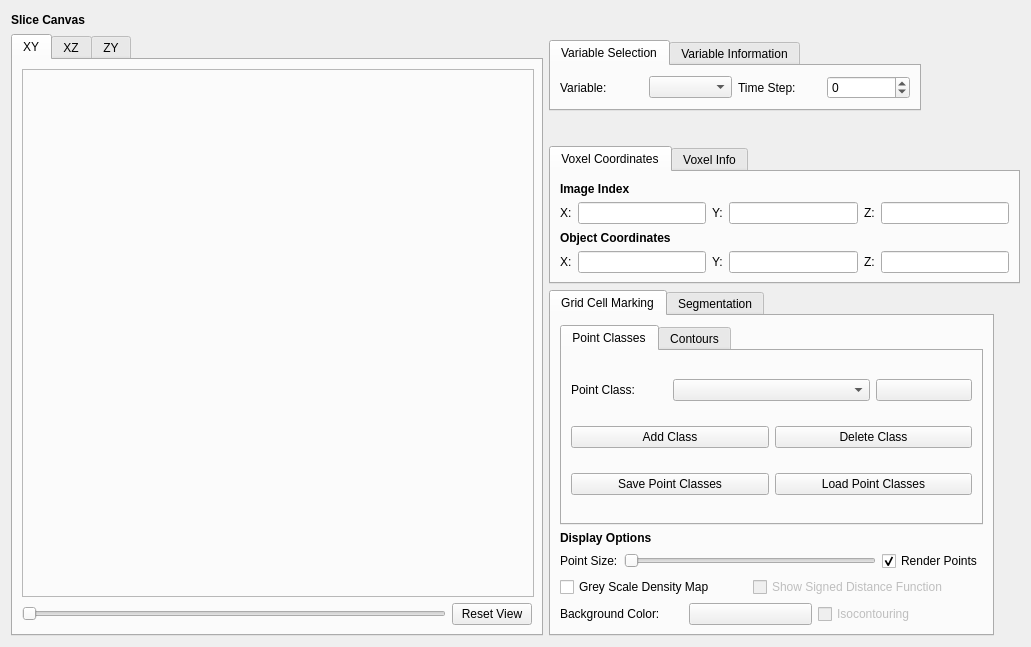
<?xml version="1.0" encoding="UTF-8"?>
<ui version="4.0">
 <class>VolumeGridRoverBase</class>
 <widget class="QWidget" name="VolumeGridRoverBase">
  <property name="geometry">
   <rect>
    <x>0</x>
    <y>0</y>
    <width>1029</width>
    <height>647</height>
   </rect>
  </property>
  <property name="windowTitle">
   <string>Volume Grid Rover</string>
  </property>
  <layout class="QGridLayout" name="gridLayout_18">
   <item row="0" column="0">
    <widget class="QLabel" name="label">
     <property name="maximumSize">
      <size>
       <width>16777215</width>
       <height>17</height>
      </size>
     </property>
     <property name="font">
      <font>
       <weight>75</weight>
       <bold>true</bold>
      </font>
     </property>
     <property name="autoFillBackground">
      <bool>false</bool>
     </property>
     <property name="text">
      <string>Slice Canvas</string>
     </property>
    </widget>
   </item>
   <item row="0" column="1" rowspan="2">
    <widget class="QTabWidget" name="m_VariableInformationTabs">
     <property name="sizePolicy">
      <sizepolicy hsizetype="Fixed" vsizetype="Fixed">
       <horstretch>0</horstretch>
       <verstretch>0</verstretch>
      </sizepolicy>
     </property>
     <property name="currentIndex">
      <number>0</number>
     </property>
     <widget class="QWidget" name="VariableSelection">
      <attribute name="title">
       <string>Variable Selection</string>
      </attribute>
      <layout class="QGridLayout" name="gridLayout_2">
       <item row="0" column="0">
        <widget class="QLabel" name="m_VariableText">
         <property name="text">
          <string>Variable:</string>
         </property>
        </widget>
       </item>
       <item row="0" column="1">
        <widget class="QComboBox" name="m_Variable"/>
       </item>
       <item row="0" column="2">
        <widget class="QLabel" name="m_TimestepText">
         <property name="text">
          <string>Time Step:</string>
         </property>
        </widget>
       </item>
       <item row="0" column="3">
        <widget class="QSpinBox" name="m_Timestep">
         <property name="wrapping">
          <bool>true</bool>
         </property>
         <property name="maximum">
          <number>0</number>
         </property>
        </widget>
       </item>
      </layout>
     </widget>
     <widget class="QWidget" name="VariableInformation">
      <attribute name="title">
       <string>Variable Information</string>
      </attribute>
      <layout class="QGridLayout" name="gridLayout">
       <item row="0" column="0">
        <widget class="QLabel" name="m_MinimumValueText">
         <property name="text">
          <string>Min Value:</string>
         </property>
        </widget>
       </item>
       <item row="0" column="1">
        <widget class="QLineEdit" name="m_MinimumValue"/>
       </item>
       <item row="0" column="2">
        <widget class="QLabel" name="m_MaximumValueText">
         <property name="text">
          <string>Max Value:</string>
         </property>
        </widget>
       </item>
       <item row="0" column="3">
        <widget class="QLineEdit" name="m_MaximumValue"/>
       </item>
      </layout>
     </widget>
    </widget>
   </item>
   <item row="1" column="0" rowspan="3">
    <widget class="QTabWidget" name="m_SliceCanvasTab">
     <property name="sizePolicy">
      <sizepolicy hsizetype="MinimumExpanding" vsizetype="MinimumExpanding">
       <horstretch>0</horstretch>
       <verstretch>0</verstretch>
      </sizepolicy>
     </property>
     <property name="minimumSize">
      <size>
       <width>532</width>
       <height>522</height>
      </size>
     </property>
     <property name="currentIndex">
      <number>0</number>
     </property>
     <widget class="QWidget" name="m_sliceXY">
      <attribute name="title">
       <string>XY</string>
      </attribute>
      <layout class="QGridLayout" name="gridLayout_11">
       <item row="0" column="0" colspan="2">
        <widget class="QFrame" name="m_XYSliceFrame">
         <property name="sizePolicy">
          <sizepolicy hsizetype="MinimumExpanding" vsizetype="MinimumExpanding">
           <horstretch>0</horstretch>
           <verstretch>0</verstretch>
          </sizepolicy>
         </property>
         <property name="minimumSize">
          <size>
           <width>512</width>
           <height>512</height>
          </size>
         </property>
         <property name="frameShape">
          <enum>QFrame::StyledPanel</enum>
         </property>
         <property name="frameShadow">
          <enum>QFrame::Raised</enum>
         </property>
        </widget>
       </item>
       <item row="1" column="0">
        <widget class="QSlider" name="m_XYDepthSlide">
         <property name="orientation">
          <enum>Qt::Horizontal</enum>
         </property>
        </widget>
       </item>
       <item row="1" column="1">
        <widget class="QPushButton" name="m_XYResetViewButton">
         <property name="text">
          <string>Reset View</string>
         </property>
        </widget>
       </item>
      </layout>
     </widget>
     <widget class="QWidget" name="m_sliceXZ">
      <attribute name="title">
       <string>XZ</string>
      </attribute>
      <layout class="QGridLayout" name="gridLayout_10">
       <item row="0" column="0" colspan="2">
        <widget class="QFrame" name="m_XZSliceFrame">
         <property name="sizePolicy">
          <sizepolicy hsizetype="MinimumExpanding" vsizetype="MinimumExpanding">
           <horstretch>0</horstretch>
           <verstretch>0</verstretch>
          </sizepolicy>
         </property>
         <property name="minimumSize">
          <size>
           <width>512</width>
           <height>512</height>
          </size>
         </property>
         <property name="frameShape">
          <enum>QFrame::StyledPanel</enum>
         </property>
         <property name="frameShadow">
          <enum>QFrame::Raised</enum>
         </property>
        </widget>
       </item>
       <item row="1" column="0">
        <widget class="QSlider" name="m_XZDepthSlide">
         <property name="orientation">
          <enum>Qt::Horizontal</enum>
         </property>
        </widget>
       </item>
       <item row="1" column="1">
        <widget class="QPushButton" name="m_XZResetViewButton">
         <property name="text">
          <string>Reset View</string>
         </property>
        </widget>
       </item>
      </layout>
     </widget>
     <widget class="QWidget" name="m_sliceZY">
      <attribute name="title">
       <string>ZY</string>
      </attribute>
      <layout class="QGridLayout" name="gridLayout_9">
       <item row="0" column="0" colspan="2">
        <widget class="QFrame" name="m_ZYSliceFrame">
         <property name="sizePolicy">
          <sizepolicy hsizetype="Expanding" vsizetype="Expanding">
           <horstretch>0</horstretch>
           <verstretch>0</verstretch>
          </sizepolicy>
         </property>
         <property name="minimumSize">
          <size>
           <width>512</width>
           <height>512</height>
          </size>
         </property>
         <property name="frameShape">
          <enum>QFrame::StyledPanel</enum>
         </property>
         <property name="frameShadow">
          <enum>QFrame::Raised</enum>
         </property>
        </widget>
       </item>
       <item row="1" column="0">
        <widget class="QSlider" name="m_ZYDepthSlide">
         <property name="orientation">
          <enum>Qt::Horizontal</enum>
         </property>
        </widget>
       </item>
       <item row="1" column="1">
        <widget class="QPushButton" name="m_ZYResetViewButton">
         <property name="text">
          <string>Reset View</string>
         </property>
        </widget>
       </item>
      </layout>
     </widget>
    </widget>
   </item>
   <item row="2" column="1">
    <widget class="QTabWidget" name="m_GridCellTabs">
     <property name="sizePolicy">
      <sizepolicy hsizetype="Fixed" vsizetype="Fixed">
       <horstretch>0</horstretch>
       <verstretch>0</verstretch>
      </sizepolicy>
     </property>
     <property name="maximumSize">
      <size>
       <width>471</width>
       <height>158</height>
      </size>
     </property>
     <property name="currentIndex">
      <number>0</number>
     </property>
     <widget class="QWidget" name="VoxelCoordinates">
      <attribute name="title">
       <string>Voxel Coordinates</string>
      </attribute>
      <layout class="QGridLayout" name="gridLayout_3">
       <item row="0" column="0" colspan="2">
        <widget class="QLabel" name="label_2">
         <property name="font">
          <font>
           <weight>75</weight>
           <bold>true</bold>
          </font>
         </property>
         <property name="text">
          <string>Image Index</string>
         </property>
        </widget>
       </item>
       <item row="1" column="0">
        <widget class="QLabel" name="m_XText">
         <property name="text">
          <string>X:</string>
         </property>
        </widget>
       </item>
       <item row="1" column="1">
        <widget class="QLineEdit" name="m_X"/>
       </item>
       <item row="1" column="2">
        <widget class="QLabel" name="m_YTextv">
         <property name="text">
          <string>Y:</string>
         </property>
        </widget>
       </item>
       <item row="1" column="3">
        <widget class="QLineEdit" name="m_Y"/>
       </item>
       <item row="1" column="4">
        <widget class="QLabel" name="m_ZText">
         <property name="text">
          <string>Z:</string>
         </property>
        </widget>
       </item>
       <item row="1" column="5">
        <widget class="QLineEdit" name="m_Z"/>
       </item>
       <item row="2" column="0" colspan="2">
        <widget class="QLabel" name="label_6">
         <property name="font">
          <font>
           <weight>75</weight>
           <bold>true</bold>
          </font>
         </property>
         <property name="text">
          <string>Object Coordinates</string>
         </property>
        </widget>
       </item>
       <item row="3" column="0">
        <widget class="QLabel" name="m_ObjXText">
         <property name="text">
          <string>X:</string>
         </property>
        </widget>
       </item>
       <item row="3" column="1">
        <widget class="QLineEdit" name="m_ObjX"/>
       </item>
       <item row="3" column="2">
        <widget class="QLabel" name="m_ObjYText">
         <property name="text">
          <string>Y:</string>
         </property>
        </widget>
       </item>
       <item row="3" column="3">
        <widget class="QLineEdit" name="m_ObjY"/>
       </item>
       <item row="3" column="4">
        <widget class="QLabel" name="m_ObjZText">
         <property name="text">
          <string>Z:</string>
         </property>
        </widget>
       </item>
       <item row="3" column="5">
        <widget class="QLineEdit" name="m_ObjZ"/>
       </item>
      </layout>
     </widget>
     <widget class="QWidget" name="VoxelInfo">
      <attribute name="title">
       <string>Voxel Info</string>
      </attribute>
      <layout class="QGridLayout" name="gridLayout_6">
       <item row="0" column="0" colspan="3">
        <layout class="QGridLayout" name="gridLayout_4">
         <item row="0" column="0">
          <widget class="QLabel" name="m_RText">
           <property name="text">
            <string>R:</string>
           </property>
          </widget>
         </item>
         <item row="0" column="1">
          <widget class="QLineEdit" name="m_R"/>
         </item>
         <item row="0" column="2">
          <widget class="QLabel" name="m_GText">
           <property name="text">
            <string>G:</string>
           </property>
          </widget>
         </item>
         <item row="0" column="3">
          <widget class="QLineEdit" name="m_G"/>
         </item>
         <item row="0" column="4">
          <widget class="QLabel" name="m_BText">
           <property name="text">
            <string>B:</string>
           </property>
          </widget>
         </item>
         <item row="0" column="5">
          <widget class="QLineEdit" name="m_B"/>
         </item>
         <item row="0" column="6">
          <widget class="QLabel" name="m_AText">
           <property name="text">
            <string>A:</string>
           </property>
          </widget>
         </item>
         <item row="0" column="7">
          <widget class="QLineEdit" name="m_A"/>
         </item>
        </layout>
       </item>
       <item row="1" column="0" colspan="3">
        <layout class="QGridLayout" name="gridLayout_5">
         <item row="0" column="0">
          <widget class="QLabel" name="m_ValueText">
           <property name="text">
            <string>Value:</string>
           </property>
          </widget>
         </item>
         <item row="0" column="1">
          <widget class="QLineEdit" name="m_Value"/>
         </item>
         <item row="0" column="2">
          <widget class="QLabel" name="m_ColorNameText">
           <property name="text">
            <string>Color Name:</string>
           </property>
          </widget>
         </item>
         <item row="0" column="3">
          <widget class="QLineEdit" name="m_ColorName"/>
         </item>
        </layout>
       </item>
       <item row="2" column="0">
        <widget class="QLabel" name="m_MappedValueText">
         <property name="text">
          <string>Mapped Value:</string>
         </property>
        </widget>
       </item>
       <item row="2" column="1">
        <widget class="QLineEdit" name="m_MappedValue"/>
       </item>
       <item row="2" column="2">
        <spacer name="horizontalSpacer">
         <property name="orientation">
          <enum>Qt::Horizontal</enum>
         </property>
         <property name="sizeHint" stdset="0">
          <size>
           <width>167</width>
           <height>20</height>
          </size>
         </property>
        </spacer>
       </item>
      </layout>
     </widget>
    </widget>
   </item>
   <item row="3" column="1">
    <widget class="QTabWidget" name="m_OptionsAndSegmentation">
     <property name="sizePolicy">
      <sizepolicy hsizetype="Fixed" vsizetype="Fixed">
       <horstretch>0</horstretch>
       <verstretch>0</verstretch>
      </sizepolicy>
     </property>
     <property name="currentIndex">
      <number>0</number>
     </property>
     <widget class="QWidget" name="tab">
      <attribute name="title">
       <string>Grid Cell Marking</string>
      </attribute>
      <layout class="QGridLayout" name="gridLayout_8">
       <item row="1" column="0" colspan="2">
        <widget class="QLabel" name="label_3">
         <property name="font">
          <font>
           <weight>75</weight>
           <bold>true</bold>
          </font>
         </property>
         <property name="text">
          <string>Display Options</string>
         </property>
        </widget>
       </item>
       <item row="2" column="0">
        <widget class="QLabel" name="m_PointSizeText">
         <property name="text">
          <string>Point Size:</string>
         </property>
        </widget>
       </item>
       <item row="2" column="1" colspan="4">
        <widget class="QSlider" name="m_PointSize">
         <property name="orientation">
          <enum>Qt::Horizontal</enum>
         </property>
        </widget>
       </item>
       <item row="2" column="5">
        <widget class="QCheckBox" name="m_RenderControlPoints">
         <property name="text">
          <string>Render Points</string>
         </property>
         <property name="checked">
          <bool>true</bool>
         </property>
        </widget>
       </item>
       <item row="3" column="0" colspan="3">
        <widget class="QCheckBox" name="m_GreyScale">
         <property name="text">
          <string>Grey Scale Density Map</string>
         </property>
        </widget>
       </item>
       <item row="3" column="3" colspan="3">
        <widget class="QCheckBox" name="m_RenderSDF">
         <property name="enabled">
          <bool>false</bool>
         </property>
         <property name="text">
          <string>Show Signed Distance Function</string>
         </property>
        </widget>
       </item>
       <item row="4" column="0" colspan="2">
        <widget class="QLabel" name="m_BackgroundColorText">
         <property name="text">
          <string>Background Color:</string>
         </property>
        </widget>
       </item>
       <item row="4" column="2" colspan="2">
        <widget class="QPushButton" name="m_BackgroundColor">
         <property name="text">
          <string/>
         </property>
        </widget>
       </item>
       <item row="4" column="4" colspan="2">
        <widget class="QCheckBox" name="m_Isocontouring">
         <property name="enabled">
          <bool>false</bool>
         </property>
         <property name="text">
          <string>Isocontouring</string>
         </property>
         <property name="checkable">
          <bool>true</bool>
         </property>
        </widget>
       </item>
       <item row="0" column="0" colspan="6">
        <widget class="QTabWidget" name="m_GridCellMarkingToolSelection">
         <property name="minimumSize">
          <size>
           <width>423</width>
           <height>198</height>
          </size>
         </property>
         <property name="currentIndex">
          <number>0</number>
         </property>
         <widget class="QWidget" name="tab_3">
          <attribute name="title">
           <string>Point Classes</string>
          </attribute>
          <layout class="QGridLayout" name="gridLayout_7">
           <item row="0" column="0">
            <widget class="QLabel" name="m_PointClassText">
             <property name="text">
              <string>Point Class:</string>
             </property>
            </widget>
           </item>
           <item row="0" column="1" colspan="2">
            <widget class="QComboBox" name="m_PointClass"/>
           </item>
           <item row="0" column="3">
            <widget class="QPushButton" name="m_PointClassColor">
             <property name="text">
              <string/>
             </property>
            </widget>
           </item>
           <item row="1" column="0" colspan="2">
            <widget class="QPushButton" name="m_AddPointClass">
             <property name="text">
              <string>Add Class</string>
             </property>
            </widget>
           </item>
           <item row="1" column="2" colspan="2">
            <widget class="QPushButton" name="m_DeletePointClass">
             <property name="text">
              <string>Delete Class</string>
             </property>
            </widget>
           </item>
           <item row="2" column="0" colspan="2">
            <widget class="QPushButton" name="m_PointClassesSaveButton">
             <property name="text">
              <string>Save Point Classes</string>
             </property>
            </widget>
           </item>
           <item row="2" column="2" colspan="2">
            <widget class="QPushButton" name="m_PointClassesLoadButton">
             <property name="text">
              <string>Load Point Classes</string>
             </property>
            </widget>
           </item>
          </layout>
         </widget>
         <widget class="QWidget" name="Contours">
          <attribute name="title">
           <string>Contours</string>
          </attribute>
          <layout class="QGridLayout" name="gridLayout_17">
           <item row="0" column="0" rowspan="4">
            <widget class="QListWidget" name="m_Objects">
             <property name="maximumSize">
              <size>
               <width>180</width>
               <height>150</height>
              </size>
             </property>
            </widget>
           </item>
           <item row="0" column="1">
            <widget class="QPushButton" name="m_AddContour">
             <property name="text">
              <string>Add</string>
             </property>
            </widget>
           </item>
           <item row="0" column="2" colspan="3">
            <widget class="QPushButton" name="m_DeleteContour">
             <property name="text">
              <string>Delete</string>
             </property>
            </widget>
           </item>
           <item row="0" column="5">
            <widget class="QPushButton" name="m_ContourColor">
             <property name="text">
              <string/>
             </property>
            </widget>
           </item>
           <item row="1" column="1" colspan="2">
            <widget class="QLabel" name="m_InterpolationTypeText">
             <property name="text">
              <string>Interpolation Type:</string>
             </property>
            </widget>
           </item>
           <item row="1" column="3" colspan="3">
            <widget class="QComboBox" name="m_InterpolationType"/>
           </item>
           <item row="2" column="1" colspan="3">
            <widget class="QLabel" name="m_InterpolationSamplingText">
             <property name="text">
              <string>Interpolation Sampling:</string>
             </property>
            </widget>
           </item>
           <item row="2" column="4" colspan="2">
            <widget class="QSpinBox" name="m_InterpolationSampling">
             <property name="maximum">
              <number>999</number>
             </property>
             <property name="value">
              <number>5</number>
             </property>
            </widget>
           </item>
           <item row="3" column="1">
            <widget class="QPushButton" name="m_SaveContoursButton">
             <property name="text">
              <string>Save</string>
             </property>
            </widget>
           </item>
           <item row="3" column="2" colspan="4">
            <widget class="QPushButton" name="m_LoadContourButton">
             <property name="text">
              <string>Load</string>
             </property>
            </widget>
           </item>
          </layout>
         </widget>
        </widget>
       </item>
      </layout>
     </widget>
     <widget class="QWidget" name="tab_2">
      <attribute name="title">
       <string>Segmentation</string>
      </attribute>
      <layout class="QGridLayout" name="gridLayout_16">
       <item row="0" column="0">
        <widget class="QLabel" name="label_5">
         <property name="font">
          <font>
           <weight>75</weight>
           <bold>true</bold>
          </font>
         </property>
         <property name="text">
          <string>Segmentation Threshold</string>
         </property>
        </widget>
       </item>
       <item row="1" column="0">
        <layout class="QGridLayout" name="gridLayout_12">
         <item row="0" column="0">
          <widget class="QLabel" name="m_TresholdLowText">
           <property name="text">
            <string>Low:</string>
           </property>
          </widget>
         </item>
         <item row="0" column="1">
          <widget class="QLineEdit" name="m_ThresholdLow"/>
         </item>
         <item row="0" column="2">
          <widget class="QLabel" name="m_ThresholdHighText">
           <property name="text">
            <string>High:</string>
           </property>
          </widget>
         </item>
         <item row="0" column="3">
          <widget class="QLineEdit" name="m_ThresholdHigh"/>
         </item>
        </layout>
       </item>
       <item row="2" column="0">
        <widget class="QLabel" name="label_9">
         <property name="font">
          <font>
           <weight>75</weight>
           <bold>true</bold>
          </font>
         </property>
         <property name="text">
          <string>Local Segmentation</string>
         </property>
        </widget>
       </item>
       <item row="3" column="0">
        <layout class="QGridLayout" name="gridLayout_13">
         <item row="0" column="0">
          <widget class="QLabel" name="m_OutputFileText">
           <property name="text">
            <string>File:</string>
           </property>
          </widget>
         </item>
         <item row="0" column="1">
          <widget class="QLineEdit" name="m_LocalOutputFile"/>
         </item>
         <item row="0" column="2">
          <widget class="QPushButton" name="m_LocalOutputFileSelection">
           <property name="text">
            <string>...</string>
           </property>
          </widget>
         </item>
         <item row="0" column="3">
          <widget class="QPushButton" name="m_LocalRun">
           <property name="text">
            <string>Run</string>
           </property>
          </widget>
         </item>
        </layout>
       </item>
       <item row="4" column="0">
        <widget class="QLabel" name="label_11">
         <property name="font">
          <font>
           <weight>75</weight>
           <bold>true</bold>
          </font>
         </property>
         <property name="text">
          <string>Remote Segmentation</string>
         </property>
        </widget>
       </item>
       <item row="5" column="0">
        <layout class="QGridLayout" name="gridLayout_14">
         <item row="0" column="0">
          <widget class="QLabel" name="m_RemoteOutputFileText">
           <property name="text">
            <string>Remote File:</string>
           </property>
          </widget>
         </item>
         <item row="0" column="1">
          <widget class="QLineEdit" name="m_RemoteFile"/>
         </item>
         <item row="0" column="2">
          <widget class="QPushButton" name="m_RemoteOutputFileSelection">
           <property name="text">
            <string>...</string>
           </property>
          </widget>
         </item>
        </layout>
       </item>
       <item row="6" column="0">
        <layout class="QGridLayout" name="gridLayout_15">
         <item row="0" column="0">
          <widget class="QLabel" name="m_HostnameText">
           <property name="text">
            <string>Host Name:</string>
           </property>
          </widget>
         </item>
         <item row="0" column="1" colspan="2">
          <widget class="QLineEdit" name="m_Hostname"/>
         </item>
         <item row="1" column="0">
          <widget class="QLabel" name="m_PortText">
           <property name="text">
            <string>Port:</string>
           </property>
          </widget>
         </item>
         <item row="1" column="1">
          <widget class="QLineEdit" name="m_Port"/>
         </item>
         <item row="1" column="2">
          <widget class="QPushButton" name="m_RemoteRun">
           <property name="text">
            <string>Run</string>
           </property>
          </widget>
         </item>
        </layout>
       </item>
      </layout>
     </widget>
    </widget>
   </item>
  </layout>
 </widget>
 <resources/>
 <connections/>
</ui>
